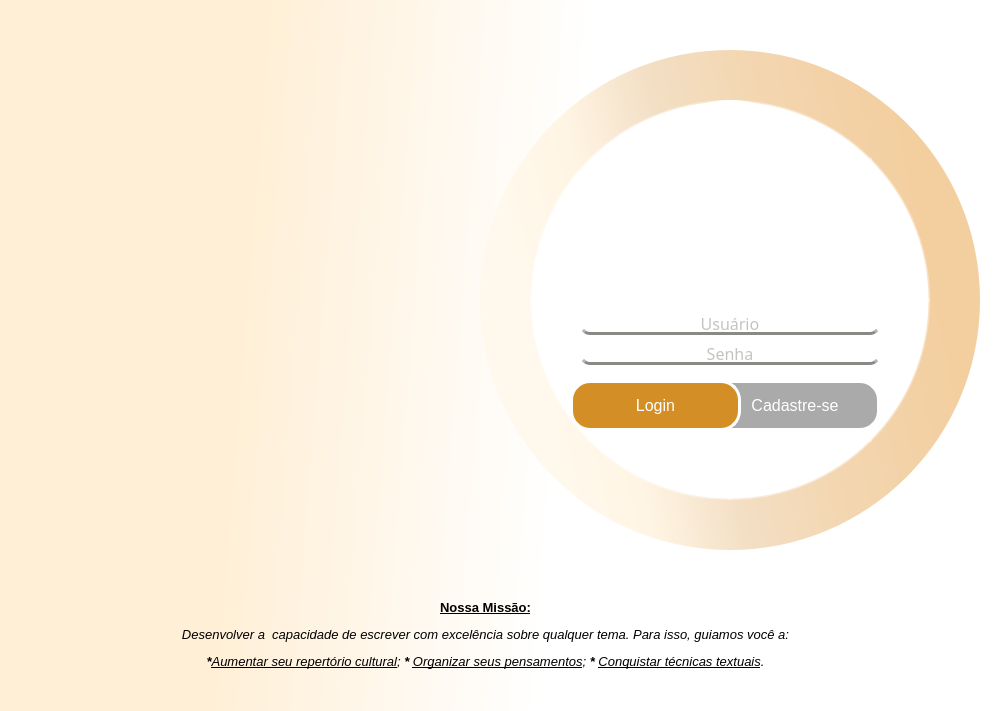
<?xml version="1.0" encoding="UTF-8"?>
<ui version="4.0">
 <class>MainWindow</class>
 <widget class="QMainWindow" name="MainWindow">
  <property name="windowModality">
   <enum>Qt::NonModal</enum>
  </property>
  <property name="geometry">
   <rect>
    <x>0</x>
    <y>0</y>
    <width>1000</width>
    <height>711</height>
   </rect>
  </property>
  <property name="windowTitle">
   <string>MainWindow</string>
  </property>
  <property name="styleSheet">
   <string notr="true">background-color: qlineargradient(spread:pad, x1:0.163, y1:0.5625, x2:0.888, y2:0.603273, stop:0.0918367 rgba(255, 239, 214, 255), stop:0.55102 rgba(255, 255, 255, 255));</string>
  </property>
  <property name="iconSize">
   <size>
    <width>25</width>
    <height>25</height>
   </size>
  </property>
  <property name="animated">
   <bool>true</bool>
  </property>
  <property name="documentMode">
   <bool>false</bool>
  </property>
  <property name="tabShape">
   <enum>QTabWidget::Rounded</enum>
  </property>
  <property name="dockNestingEnabled">
   <bool>false</bool>
  </property>
  <property name="unifiedTitleAndToolBarOnMac">
   <bool>false</bool>
  </property>
  <widget class="QWidget" name="centralwidget">
   <widget class="QLabel" name="lblLinha">
    <property name="geometry">
     <rect>
      <x>230</x>
      <y>580</y>
      <width>501</width>
      <height>17</height>
     </rect>
    </property>
    <property name="styleSheet">
     <string notr="true">background-color: rgba(255, 255, 255, 0);
</string>
    </property>
    <property name="text">
     <string/>
    </property>
    <property name="pixmap">
     <pixmap resource="login.qrc">:/newPrefix/linha.png</pixmap>
    </property>
   </widget>
   <widget class="QLabel" name="lblNossaMissao">
    <property name="geometry">
     <rect>
      <x>150</x>
      <y>600</y>
      <width>671</width>
      <height>101</height>
     </rect>
    </property>
    <property name="styleSheet">
     <string notr="true">font: 25 12pt &quot;Roboto Slab&quot;;
background-color: rgba(255, 255, 255, 0);</string>
    </property>
    <property name="text">
     <string>&lt;!DOCTYPE HTML PUBLIC &quot;-//W3C//DTD HTML 4.0//EN&quot; &quot;http://www.w3.org/TR/REC-html40/strict.dtd&quot;&gt;
&lt;html&gt;&lt;head&gt;&lt;meta name=&quot;qrichtext&quot; content=&quot;1&quot; /&gt;&lt;style type=&quot;text/css&quot;&gt;
p, li { white-space: pre-wrap; }
&lt;/style&gt;&lt;/head&gt;&lt;body style=&quot; font-family:'Roboto Slab'; font-size:12pt; font-weight:24; font-style:normal;&quot;&gt;
&lt;p align=&quot;center&quot; style=&quot; margin-top:12px; margin-bottom:12px; margin-left:0px; margin-right:0px; -qt-block-indent:0; text-indent:0px;&quot;&gt;&lt;span style=&quot; font-size:10pt; font-weight:600; text-decoration: underline;&quot;&gt;Nossa Missão:&lt;/span&gt;&lt;/p&gt;
&lt;p align=&quot;center&quot; style=&quot; margin-top:12px; margin-bottom:12px; margin-left:0px; margin-right:0px; -qt-block-indent:0; text-indent:0px;&quot;&gt;&lt;span style=&quot; font-size:10pt; font-style:italic;&quot;&gt;Desenvolver a  capacidade de escrever com excelência sobre qualquer tema. Para isso, guiamos você a:&lt;/span&gt;&lt;/p&gt;
&lt;p align=&quot;center&quot; style=&quot; margin-top:12px; margin-bottom:12px; margin-left:0px; margin-right:0px; -qt-block-indent:0; text-indent:0px;&quot;&gt;&lt;span style=&quot; font-size:10pt; font-weight:600; font-style:italic;&quot;&gt;*&lt;/span&gt;&lt;span style=&quot; font-size:10pt; font-style:italic; text-decoration: underline;&quot;&gt;Aumentar seu repertório cultural&lt;/span&gt;&lt;span style=&quot; font-size:10pt; font-style:italic;&quot;&gt;; &lt;/span&gt;&lt;span style=&quot; font-size:10pt; font-weight:600; font-style:italic;&quot;&gt;*&lt;/span&gt;&lt;span style=&quot; font-size:10pt; font-style:italic;&quot;&gt; &lt;/span&gt;&lt;span style=&quot; font-size:10pt; font-style:italic; text-decoration: underline;&quot;&gt;Organizar seus pensamentos&lt;/span&gt;&lt;span style=&quot; font-size:10pt; font-style:italic;&quot;&gt;; &lt;/span&gt;&lt;span style=&quot; font-size:10pt; font-weight:600; font-style:italic;&quot;&gt;*&lt;/span&gt;&lt;span style=&quot; font-size:10pt; font-style:italic;&quot;&gt; &lt;/span&gt;&lt;span style=&quot; font-size:10pt; font-style:italic; text-decoration: underline;&quot;&gt;Conquistar técnicas textuais&lt;/span&gt;&lt;span style=&quot; font-size:10pt; font-style:italic;&quot;&gt;.&lt;/span&gt;&lt;/p&gt;&lt;/body&gt;&lt;/html&gt;</string>
    </property>
    <property name="alignment">
     <set>Qt::AlignHCenter|Qt::AlignTop</set>
    </property>
   </widget>
   <widget class="QFrame" name="frBordaCirculo">
    <property name="geometry">
     <rect>
      <x>480</x>
      <y>50</y>
      <width>500</width>
      <height>500</height>
     </rect>
    </property>
    <property name="focusPolicy">
     <enum>Qt::StrongFocus</enum>
    </property>
    <property name="contextMenuPolicy">
     <enum>Qt::NoContextMenu</enum>
    </property>
    <property name="styleSheet">
     <string notr="true">border-radius: 250px;

background-color: qlineargradient(spread:pad, x1:0.469143, y1:0, x2:0.485, y2:1, stop:0 rgba(162, 81, 58, 255), stop:0.244898 rgba(223, 103, 60, 255), stop:0.52551 rgba(223, 140, 60, 255), stop:0.729592 rgba(223, 165, 60, 255), stop:0.887755 rgba(60, 196, 223, 255));

background-color: qlineargradient(spread:pad, x1:0.059, y1:0.676318, x2:0.913612, y2:0.494818, stop:0.0765306 rgba(255, 248, 236, 255), stop:0.25 rgba(255, 245, 228, 255), stop:0.454082 rgba(243, 223, 197, 255), stop:0.647959 rgba(243, 216, 180, 255), stop:0.841837 rgba(243, 210, 168, 255), stop:1 rgba(243, 207, 160, 255));</string>
    </property>
    <property name="frameShape">
     <enum>QFrame::StyledPanel</enum>
    </property>
    <property name="frameShadow">
     <enum>QFrame::Raised</enum>
    </property>
    <widget class="QFrame" name="frCirculoImputs">
     <property name="geometry">
      <rect>
       <x>50</x>
       <y>50</y>
       <width>400</width>
       <height>400</height>
      </rect>
     </property>
     <property name="styleSheet">
      <string notr="true">background-color: rgb(255, 255, 255);
border-radius: 200px;
border: 3px solid  rgba(255, 255, 255, 100);
</string>
     </property>
     <property name="frameShape">
      <enum>QFrame::StyledPanel</enum>
     </property>
     <property name="frameShadow">
      <enum>QFrame::Raised</enum>
     </property>
     <widget class="QPushButton" name="pbLogin">
      <property name="geometry">
       <rect>
        <x>40</x>
        <y>280</y>
        <width>171</width>
        <height>51</height>
       </rect>
      </property>
      <property name="sizeIncrement">
       <size>
        <width>0</width>
        <height>0</height>
       </size>
      </property>
      <property name="font">
       <font>
        <pointsize>12</pointsize>
        <weight>50</weight>
        <italic>false</italic>
        <bold>false</bold>
        <underline>false</underline>
        <strikeout>false</strikeout>
        <stylestrategy>PreferDefault</stylestrategy>
        <kerning>true</kerning>
       </font>
      </property>
      <property name="cursor">
       <cursorShape>ArrowCursor</cursorShape>
      </property>
      <property name="mouseTracking">
       <bool>false</bool>
      </property>
      <property name="tabletTracking">
       <bool>false</bool>
      </property>
      <property name="focusPolicy">
       <enum>Qt::StrongFocus</enum>
      </property>
      <property name="acceptDrops">
       <bool>false</bool>
      </property>
      <property name="toolTipDuration">
       <number>-1</number>
      </property>
      <property name="layoutDirection">
       <enum>Qt::LeftToRight</enum>
      </property>
      <property name="autoFillBackground">
       <bool>false</bool>
      </property>
      <property name="styleSheet">
       <string notr="true">QPushButton {
	border-radius: 20px;
	border-color: rgb(254, 254, 254);
	color: rgb(255, 255, 255);
	background-color: rgb(211, 143, 37);
}

QPushButton:hover {
	border-color: rgb(170, 170, 170);

}

QPushButton:pressed {
	background-color: rgb(170, 140, 140);
}

</string>
      </property>
      <property name="text">
       <string>Login</string>
      </property>
      <property name="iconSize">
       <size>
        <width>25</width>
        <height>25</height>
       </size>
      </property>
      <property name="checkable">
       <bool>false</bool>
      </property>
      <property name="checked">
       <bool>false</bool>
      </property>
      <property name="autoRepeat">
       <bool>false</bool>
      </property>
      <property name="autoExclusive">
       <bool>false</bool>
      </property>
      <property name="autoDefault">
       <bool>false</bool>
      </property>
      <property name="default">
       <bool>false</bool>
      </property>
      <property name="flat">
       <bool>false</bool>
      </property>
     </widget>
     <widget class="QLineEdit" name="leUsuario">
      <property name="geometry">
       <rect>
        <x>50</x>
        <y>210</y>
        <width>300</width>
        <height>25</height>
       </rect>
      </property>
      <property name="font">
       <font>
        <family>Roboto Slab</family>
        <pointsize>12</pointsize>
       </font>
      </property>
      <property name="focusPolicy">
       <enum>Qt::StrongFocus</enum>
      </property>
      <property name="layoutDirection">
       <enum>Qt::LeftToRight</enum>
      </property>
      <property name="styleSheet">
       <string notr="true">border-radius: 10px;
border-bottom-color: rgb(136, 138, 133);
color: rgb(136, 138, 133);</string>
      </property>
      <property name="inputMethodHints">
       <set>Qt::ImhNone</set>
      </property>
      <property name="inputMask">
       <string/>
      </property>
      <property name="text">
       <string/>
      </property>
      <property name="frame">
       <bool>true</bool>
      </property>
      <property name="echoMode">
       <enum>QLineEdit::Normal</enum>
      </property>
      <property name="alignment">
       <set>Qt::AlignCenter</set>
      </property>
      <property name="placeholderText">
       <string>Usuário</string>
      </property>
     </widget>
     <widget class="QLineEdit" name="leSenha">
      <property name="geometry">
       <rect>
        <x>50</x>
        <y>240</y>
        <width>300</width>
        <height>25</height>
       </rect>
      </property>
      <property name="font">
       <font>
        <family>Roboto Slab</family>
        <pointsize>12</pointsize>
        <weight>50</weight>
        <bold>false</bold>
       </font>
      </property>
      <property name="focusPolicy">
       <enum>Qt::StrongFocus</enum>
      </property>
      <property name="styleSheet">
       <string notr="true">border-radius: 10px;
color: rgb(136, 138, 133);
border-bottom-color: rgb(136, 138, 133);</string>
      </property>
      <property name="inputMethodHints">
       <set>Qt::ImhHiddenText|Qt::ImhNoAutoUppercase|Qt::ImhNoPredictiveText|Qt::ImhSensitiveData</set>
      </property>
      <property name="inputMask">
       <string/>
      </property>
      <property name="text">
       <string/>
      </property>
      <property name="frame">
       <bool>true</bool>
      </property>
      <property name="echoMode">
       <enum>QLineEdit::Password</enum>
      </property>
      <property name="alignment">
       <set>Qt::AlignCenter</set>
      </property>
      <property name="placeholderText">
       <string>Senha</string>
      </property>
     </widget>
     <widget class="QPushButton" name="pbCadastro">
      <property name="geometry">
       <rect>
        <x>180</x>
        <y>280</y>
        <width>170</width>
        <height>51</height>
       </rect>
      </property>
      <property name="sizeIncrement">
       <size>
        <width>0</width>
        <height>0</height>
       </size>
      </property>
      <property name="font">
       <font>
        <pointsize>12</pointsize>
        <weight>50</weight>
        <italic>false</italic>
        <bold>false</bold>
        <underline>false</underline>
        <strikeout>false</strikeout>
        <stylestrategy>PreferDefault</stylestrategy>
        <kerning>true</kerning>
       </font>
      </property>
      <property name="cursor">
       <cursorShape>ArrowCursor</cursorShape>
      </property>
      <property name="mouseTracking">
       <bool>false</bool>
      </property>
      <property name="tabletTracking">
       <bool>false</bool>
      </property>
      <property name="focusPolicy">
       <enum>Qt::StrongFocus</enum>
      </property>
      <property name="acceptDrops">
       <bool>false</bool>
      </property>
      <property name="toolTipDuration">
       <number>-1</number>
      </property>
      <property name="layoutDirection">
       <enum>Qt::LeftToRight</enum>
      </property>
      <property name="autoFillBackground">
       <bool>false</bool>
      </property>
      <property name="styleSheet">
       <string notr="true">QPushButton {
	border-radius: 20px;
	border-color: rgb(254, 254, 254);
	background-color: rgb(170, 170, 170);
	color: rgb(255, 255, 255);
}

QPushButton:hover
{
   border-color: rgb(211, 143, 37);
}

QPushButton:pressed
{
   background-color: rgb(170, 140, 140);
}</string>
      </property>
      <property name="text">
       <string>Cadastre-se</string>
      </property>
      <property name="iconSize">
       <size>
        <width>35</width>
        <height>35</height>
       </size>
      </property>
      <property name="checkable">
       <bool>false</bool>
      </property>
      <property name="checked">
       <bool>false</bool>
      </property>
      <property name="autoRepeat">
       <bool>false</bool>
      </property>
      <property name="autoExclusive">
       <bool>false</bool>
      </property>
      <property name="autoDefault">
       <bool>false</bool>
      </property>
      <property name="default">
       <bool>false</bool>
      </property>
      <property name="flat">
       <bool>false</bool>
      </property>
     </widget>
     <widget class="QFrame" name="frAvatar">
      <property name="geometry">
       <rect>
        <x>100</x>
        <y>0</y>
        <width>200</width>
        <height>200</height>
       </rect>
      </property>
      <property name="styleSheet">
       <string notr="true">background-color: rgb(255, 255, 255);
border: 20px;
border-image: url(:/newPrefix/002-graduated.png);
border-radius: 100px


</string>
      </property>
      <property name="frameShape">
       <enum>QFrame::StyledPanel</enum>
      </property>
      <property name="frameShadow">
       <enum>QFrame::Raised</enum>
      </property>
     </widget>
     <zorder>leUsuario</zorder>
     <zorder>leSenha</zorder>
     <zorder>pbCadastro</zorder>
     <zorder>pbLogin</zorder>
     <zorder>frAvatar</zorder>
    </widget>
   </widget>
   <widget class="QFrame" name="frLogo">
    <property name="geometry">
     <rect>
      <x>20</x>
      <y>300</y>
      <width>490</width>
      <height>90</height>
     </rect>
    </property>
    <property name="styleSheet">
     <string notr="true">border-image: url(:/newPrefix/escribas_logo.png);
background-color: rgba(255, 255, 255, 0);


</string>
    </property>
    <property name="frameShape">
     <enum>QFrame::StyledPanel</enum>
    </property>
    <property name="frameShadow">
     <enum>QFrame::Raised</enum>
    </property>
   </widget>
   <widget class="QPushButton" name="pbFacebook">
    <property name="geometry">
     <rect>
      <x>940</x>
      <y>530</y>
      <width>50</width>
      <height>50</height>
     </rect>
    </property>
    <property name="sizeIncrement">
     <size>
      <width>0</width>
      <height>0</height>
     </size>
    </property>
    <property name="font">
     <font>
      <pointsize>12</pointsize>
      <weight>50</weight>
      <italic>false</italic>
      <bold>false</bold>
      <underline>false</underline>
      <strikeout>false</strikeout>
      <stylestrategy>PreferDefault</stylestrategy>
      <kerning>true</kerning>
     </font>
    </property>
    <property name="cursor">
     <cursorShape>ArrowCursor</cursorShape>
    </property>
    <property name="mouseTracking">
     <bool>false</bool>
    </property>
    <property name="tabletTracking">
     <bool>false</bool>
    </property>
    <property name="focusPolicy">
     <enum>Qt::StrongFocus</enum>
    </property>
    <property name="acceptDrops">
     <bool>false</bool>
    </property>
    <property name="toolTipDuration">
     <number>-1</number>
    </property>
    <property name="layoutDirection">
     <enum>Qt::LeftToRight</enum>
    </property>
    <property name="autoFillBackground">
     <bool>false</bool>
    </property>
    <property name="styleSheet">
     <string notr="true">QPushButton {
	border-radius: 25px;
	background-color: rgba(255, 255, 255, 0);
	border-image: url(:/newPrefix/043-facebook-1.png);
}

QPushButton:hover {
	background-color: rgb(135,206,250);
}

QPushButton:pressed {
	background-color: rgb(170, 140, 140);
}

</string>
    </property>
    <property name="text">
     <string/>
    </property>
    <property name="iconSize">
     <size>
      <width>25</width>
      <height>25</height>
     </size>
    </property>
    <property name="checkable">
     <bool>false</bool>
    </property>
    <property name="checked">
     <bool>false</bool>
    </property>
    <property name="autoRepeat">
     <bool>false</bool>
    </property>
    <property name="autoExclusive">
     <bool>false</bool>
    </property>
    <property name="autoDefault">
     <bool>false</bool>
    </property>
    <property name="default">
     <bool>false</bool>
    </property>
    <property name="flat">
     <bool>false</bool>
    </property>
   </widget>
   <widget class="QPushButton" name="pbTweeter">
    <property name="geometry">
     <rect>
      <x>940</x>
      <y>590</y>
      <width>50</width>
      <height>50</height>
     </rect>
    </property>
    <property name="sizeIncrement">
     <size>
      <width>0</width>
      <height>0</height>
     </size>
    </property>
    <property name="font">
     <font>
      <pointsize>12</pointsize>
      <weight>50</weight>
      <italic>false</italic>
      <bold>false</bold>
      <underline>false</underline>
      <strikeout>false</strikeout>
      <stylestrategy>PreferDefault</stylestrategy>
      <kerning>true</kerning>
     </font>
    </property>
    <property name="cursor">
     <cursorShape>ArrowCursor</cursorShape>
    </property>
    <property name="mouseTracking">
     <bool>false</bool>
    </property>
    <property name="tabletTracking">
     <bool>false</bool>
    </property>
    <property name="focusPolicy">
     <enum>Qt::StrongFocus</enum>
    </property>
    <property name="acceptDrops">
     <bool>false</bool>
    </property>
    <property name="toolTipDuration">
     <number>-1</number>
    </property>
    <property name="layoutDirection">
     <enum>Qt::LeftToRight</enum>
    </property>
    <property name="autoFillBackground">
     <bool>false</bool>
    </property>
    <property name="styleSheet">
     <string notr="true">QPushButton {
	border-radius: 25px;
	background-color: rgba(255, 255, 255, 0);
	
	image: url(:/newPrefix/013-twitter-1.png);
}

QPushButton:hover {
	background-color: rgb(127,255,212);
}

QPushButton:pressed {
	background-color: rgb(170, 140, 140);
}

</string>
    </property>
    <property name="text">
     <string/>
    </property>
    <property name="iconSize">
     <size>
      <width>25</width>
      <height>25</height>
     </size>
    </property>
    <property name="checkable">
     <bool>false</bool>
    </property>
    <property name="checked">
     <bool>false</bool>
    </property>
    <property name="autoRepeat">
     <bool>false</bool>
    </property>
    <property name="autoExclusive">
     <bool>false</bool>
    </property>
    <property name="autoDefault">
     <bool>false</bool>
    </property>
    <property name="default">
     <bool>false</bool>
    </property>
    <property name="flat">
     <bool>false</bool>
    </property>
   </widget>
   <widget class="QPushButton" name="pbYouTube">
    <property name="geometry">
     <rect>
      <x>940</x>
      <y>650</y>
      <width>50</width>
      <height>50</height>
     </rect>
    </property>
    <property name="sizeIncrement">
     <size>
      <width>0</width>
      <height>0</height>
     </size>
    </property>
    <property name="font">
     <font>
      <pointsize>12</pointsize>
      <weight>50</weight>
      <italic>false</italic>
      <bold>false</bold>
      <underline>false</underline>
      <strikeout>false</strikeout>
      <stylestrategy>PreferDefault</stylestrategy>
      <kerning>true</kerning>
     </font>
    </property>
    <property name="cursor">
     <cursorShape>ArrowCursor</cursorShape>
    </property>
    <property name="mouseTracking">
     <bool>false</bool>
    </property>
    <property name="tabletTracking">
     <bool>false</bool>
    </property>
    <property name="focusPolicy">
     <enum>Qt::StrongFocus</enum>
    </property>
    <property name="acceptDrops">
     <bool>false</bool>
    </property>
    <property name="toolTipDuration">
     <number>-1</number>
    </property>
    <property name="layoutDirection">
     <enum>Qt::LeftToRight</enum>
    </property>
    <property name="autoFillBackground">
     <bool>false</bool>
    </property>
    <property name="styleSheet">
     <string notr="true">QPushButton {
	border-radius: 25px;
	background-color: rgba(255, 255, 255, 0);
	
	
	image: url(:/newPrefix/002-youtube.png);
}

QPushButton:hover {
	background-color: rgb(255,182,193);
}

QPushButton:pressed {
	background-color: rgb(170, 140, 140);
}

</string>
    </property>
    <property name="text">
     <string/>
    </property>
    <property name="iconSize">
     <size>
      <width>25</width>
      <height>25</height>
     </size>
    </property>
    <property name="checkable">
     <bool>false</bool>
    </property>
    <property name="checked">
     <bool>false</bool>
    </property>
    <property name="autoRepeat">
     <bool>false</bool>
    </property>
    <property name="autoExclusive">
     <bool>false</bool>
    </property>
    <property name="autoDefault">
     <bool>false</bool>
    </property>
    <property name="default">
     <bool>false</bool>
    </property>
    <property name="flat">
     <bool>false</bool>
    </property>
   </widget>
  </widget>
 </widget>
 <resources>
  <include location="login.qrc"/>
 </resources>
 <connections/>
</ui>
